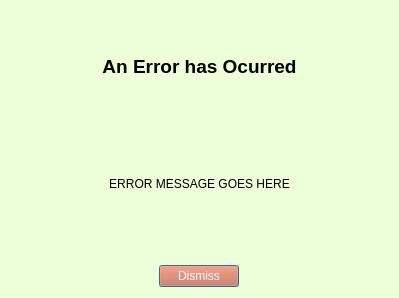
<?xml version="1.0" encoding="UTF-8"?>
<ui version="4.0">
 <class>error_dialog_window</class>
 <widget class="QDialog" name="error_dialog_window">
  <property name="geometry">
   <rect>
    <x>0</x>
    <y>0</y>
    <width>399</width>
    <height>298</height>
   </rect>
  </property>
  <property name="windowTitle">
   <string>Error</string>
  </property>
  <property name="styleSheet">
   <string notr="true">background-color: rgb(237, 255, 217);</string>
  </property>
  <layout class="QVBoxLayout" name="verticalLayout">
   <item>
    <widget class="QLabel" name="error_dialog_title_label">
     <property name="text">
      <string>&lt;html&gt;&lt;head/&gt;&lt;body&gt;&lt;p&gt;&lt;span style=&quot; font-size:14pt; font-weight:600;&quot;&gt;An Error has Ocurred&lt;/span&gt;&lt;/p&gt;&lt;/body&gt;&lt;/html&gt;</string>
     </property>
     <property name="alignment">
      <set>Qt::AlignCenter</set>
     </property>
    </widget>
   </item>
   <item>
    <widget class="QLabel" name="error_dialog_message_label">
     <property name="text">
      <string>ERROR MESSAGE GOES HERE</string>
     </property>
     <property name="alignment">
      <set>Qt::AlignCenter</set>
     </property>
     <property name="wordWrap">
      <bool>true</bool>
     </property>
    </widget>
   </item>
   <item>
    <spacer name="horizontalSpacer">
     <property name="orientation">
      <enum>Qt::Horizontal</enum>
     </property>
     <property name="sizeHint" stdset="0">
      <size>
       <width>40</width>
       <height>20</height>
      </size>
     </property>
    </spacer>
   </item>
   <item alignment="Qt::AlignHCenter">
    <widget class="QPushButton" name="error_dialog_DISMISS_button">
     <property name="styleSheet">
      <string notr="true">background-color: rgb(209, 99, 65);
color: rgb(255, 255, 255);
</string>
     </property>
     <property name="text">
      <string>Dismiss</string>
     </property>
    </widget>
   </item>
  </layout>
 </widget>
 <resources/>
 <connections/>
</ui>
